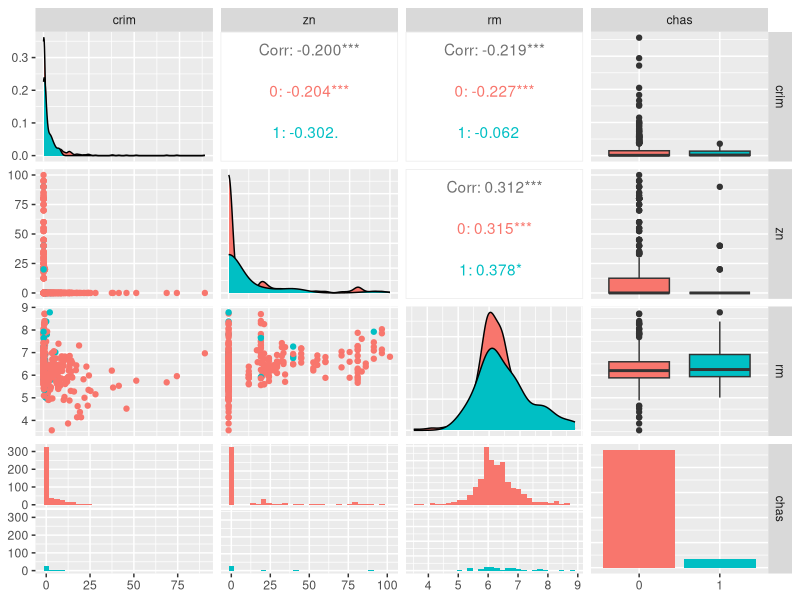
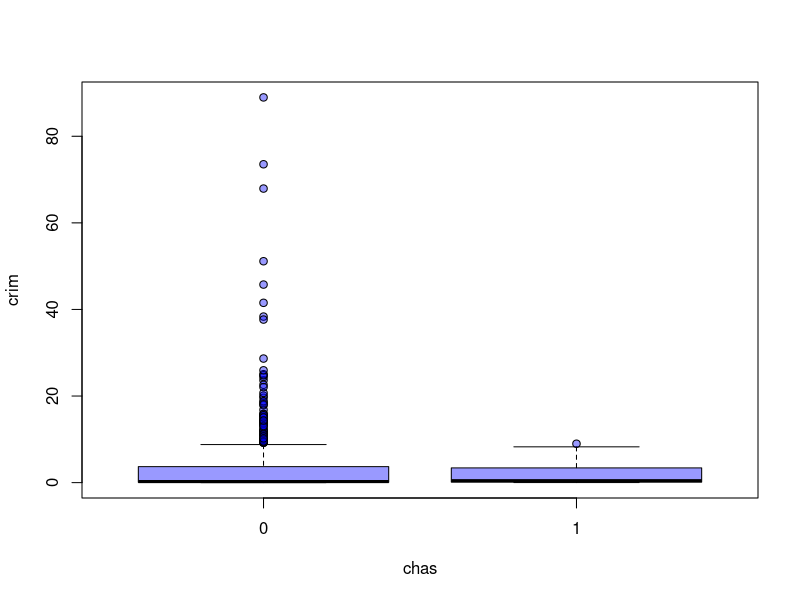
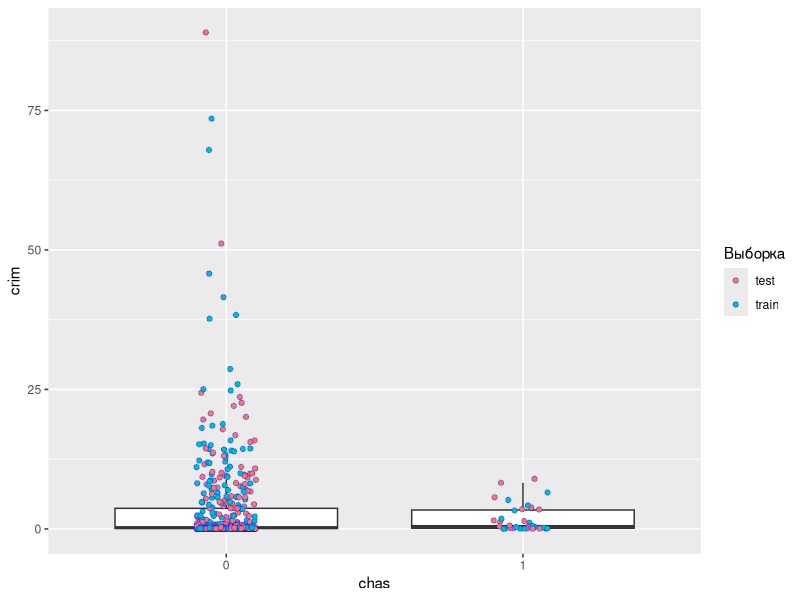
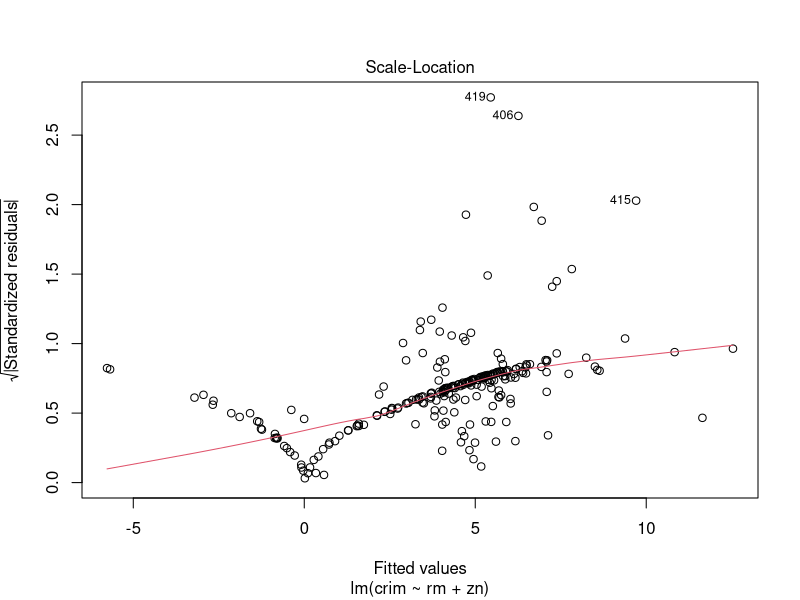
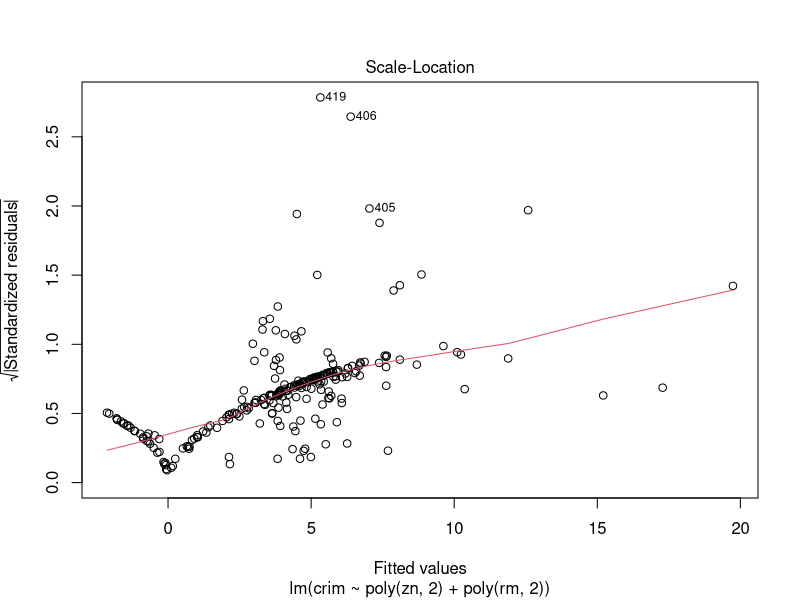

Source code (R) for these figures, in order:
## ---- chunk 1
library('MASS')
library('GGally')
library('boot')
knitr::opts_chunk$set(echo = TRUE)
my.seed <- 1
## ---- chunk 2
DF.Boston <- subset(Boston, select = c(crim, zn, rm, chas))
head(DF.Boston)
summary(DF.Boston)
DF.Boston$chas <- as.factor(DF.Boston$chas)
## ---- chunk 3
#графики разброса
ggpairs(DF.Boston[],ggplot2::aes(color = chas))
#только crim ~ chas
plot(DF.Boston$chas, DF.Boston$crim,
     xlab = 'chas', ylab = 'crim', pch = 21,
     col = rgb(0,0,1,alpha = 0.4), bg = rgb(0,0,1, alpha = 0.4))
## ---- chunk 4
n <- nrow(DF.Boston) #общее число наблюдений
train.precent <- 0.5
set.seed(my.seed)
inTrain <- sample(1:n, n * train.precent)
#Фактические значения Y на тестовой выборке
y.test.fact <- DF.Boston$crim[-inTrain]
#разными цветами обучающую и тестовую

#plot(DF.Boston$chas[inTrain], DF.Boston$crim[inTrain],
#     xlab = 'chas', ylab = 'crim', pch = 21,
#     col = rgb(0, 0, 1, alpha = 0.4), bg = rgb(0, 0, 1, alpha = 0.4))
#points(DF.Boston$chas[-inTrain], DF.Boston$crim[-inTrain],
#       pch = 21, col = rgb(1, 0, 0, alpha = 0.4), 
#       bg = rgb(1, 0, 0, alpha = 0.4))
#legend('topright', 
#       pch = c(16, 16), col = c('blue', 'red'), legend = c('test', 'train'))


#ggplot(DF.Boston, aes(x = chas, y = crim)) + 
#  geom_boxplot(outlier.shape=NA) + #avoid plotting outliers twice
#  geom_jitter(position = position_jitter(width = .1, height = 0))
DF.Boston$Выборка <- 1
DF.Boston$Выборка[inTrain] <- 2
DF.Boston$Выборка <- as.factor(DF.Boston$Выборка)
levels(DF.Boston$Выборка) <- c('test','train')
ggplot(
  DF.Boston, aes(x = chas, y = crim)) + 
  geom_boxplot(outlier.shape=NA) + 
  geom_jitter(aes(bg = Выборка),position = position_jitter(width = .1, height = 0),
  pch = 21, col = rgb(0, 0, 1, alpha = 0.4)
  )

## ---- chunk 5
attach(DF.Boston)
#подгонка модели на обучающей выборке
fit.lm.1 <- lm(crim ~ rm + zn, subset = inTrain)
# прогноз на тестовую
y.test.lm.1 <- predict(fit.lm.1, DF.Boston[-inTrain, ])
#MSE на тестовой выборке
MSE.lm.1 <- mean((y.test.fact - y.test.lm.1)^2)
detach(DF.Boston)
MSE.lm.1
## ---- chunk 6
attach(DF.Boston)
#подгонка модели на обучающей выборке
fit.lm.1_1 <- lm(crim ~ rm + zn + chas, subset = inTrain)
# прогноз на тестовую
y.test.lm.1_1 <- predict(fit.lm.1_1, DF.Boston[-inTrain, ])
#MSE на тестовой выборке
MSE.lm.1_1 <- mean((y.test.fact - y.test.lm.1_1)^2)
detach(DF.Boston)
MSE.lm.1_1

## ---- chunk 7
attach(DF.Boston)
# подгонка модели на обучающей выборке
fit.lm.2 <- lm(crim ~ poly(zn, 2) + poly(rm, 2), subset = inTrain)
# прогноз на тестовую
y.test.lm.2 <- predict(fit.lm.2, DF.Boston[-inTrain, ])
# считаем MSE на тестовой выборке
MSE.lm.2 <- round(mean((y.test.fact - y.test.lm.2)^2), 2)
detach(DF.Boston)
MSE.lm.2
## ---- chunk 8
attach(DF.Boston)
# подгонка модели на обучающей выборке
fit.lm.2_1 <- lm(crim ~ poly(zn, 2) + poly(rm, 2) + chas, subset = inTrain)
# прогноз на тестовую
y.test.lm.2_1 <- predict(fit.lm.2_1, DF.Boston[-inTrain, ])
# считаем MSE на тестовой выборке
MSE.lm.2_1 <- round(mean((y.test.fact - y.test.lm.2_1)^2), 2)
detach(DF.Boston)
MSE.lm.2_1
## ---- chunk 9
attach(DF.Boston)
# подгонка модели на обучающей выборке
fit.lm.3 <- lm(crim ~ poly(zn, 3) + poly(rm, 3), subset = inTrain)
# прогноз на тестовую
y.test.lm.3 <- predict(fit.lm.3, DF.Boston[-inTrain, ])
# считаем MSE на тестовой выборке
MSE.lm.3 <- round(mean((y.test.fact - y.test.lm.3)^2), 2)
detach(DF.Boston)
MSE.lm.3
## ---- chunk 10
attach(DF.Boston)
# подгонка модели на обучающей выборке
fit.lm.3_1 <- lm(crim ~ poly(zn, 3) + poly(rm, 3) + chas, subset = inTrain)
# прогноз на тестовую
y.test.lm.3_1 <- predict(fit.lm.3_1, DF.Boston[-inTrain, ])
# считаем MSE на тестовой выборке
MSE.lm.3_1 <- round(mean((y.test.fact - y.test.lm.3_1)^2), 2)
detach(DF.Boston)
MSE.lm.3_1

## ---- chunk 11
# подгонка линейной модели на обучающей выборке
fit.glm <- glm(crim ~ chas, data = DF.Boston)
# считаем LOOCV-ошибку
cv.err <- cv.glm(DF.Boston, fit.glm)
# результат: первое число -- по формуле LOOCV-ошибки
#  второе -- с поправкой на смещение
cv.err$delta[1]
## ---- chunk 12
# вектор с LOOCV-ошибками
cv.err.loocv <- rep(0, 5)
# имена элементов вектора
names(cv.err.loocv) <- 1:5
# цикл по степеням полиномов
for (i in 1:5) {
  # оценка модели
  fit.glm <- glm(crim ~ poly(zn, i) + poly(rm, i), data = DF.Boston)
  # расчёт ошибки
  cv.err.loocv[i] <- cv.glm(DF.Boston, fit.glm)$delta[1]
}
# результат
cv.err.loocv

## ---- chunk 13
# вектор с LOOCV-ошибками
cv.err.loocv_1 <- rep(0, 5)
# имена элементов вектора
names(cv.err.loocv_1) <- 1:5
# цикл по степеням полиномов
for (i in 1:5) {
  # оценка модели
  fit.glm <- glm(crim ~ poly(zn, i) + poly(rm, i) + chas, data = DF.Boston)
  # расчёт ошибки
  cv.err.loocv_1[i] <- cv.glm(DF.Boston, fit.glm)$delta[1]
}
# результат
cv.err.loocv_1
## ---- chunk 14
# оценим точность полиномиальных моделей, меняя степень

# вектор с ошибками по 5-кратной кросс-валидации

cv.err.k.fold.5 <- rep(0, 5)
# имена элементов вектора
names(cv.err.k.fold.5) <- 1:5

# цикл по степеням полиномов
for (i in 1:5) {
  # оценка модели
  fit.glm <- glm(crim ~ poly(zn, i) + poly(rm, i), data = DF.Boston)
  # расчёт ошибки
  cv.err.k.fold.5[i] <- cv.glm(DF.Boston, fit.glm, K = 5)$delta[1]
}

# результат
cv.err.k.fold.5

cv.err.k.fold.5_1 <- rep(0, 5)
# имена элементов вектора
names(cv.err.k.fold.5_1) <- 1:5

# цикл по степеням полиномов
for (i in 1:5) {
  # оценка модели
  fit.glm <- glm(crim ~ poly(zn, i) + poly(rm, i) + chas, data = DF.Boston)
  # расчёт ошибки
  cv.err.k.fold.5_1[i] <- cv.glm(DF.Boston, fit.glm, K = 5)$delta[1]
}

# результат
cv.err.k.fold.5_1

# вектор с ошибками по 10-кратной кросс-валидации
cv.err.k.fold.10 <- rep(0, 5)
# имена элементов вектора
names(cv.err.k.fold.10) <- 1:5

# цикл по степеням полиномов
for (i in 1:5) {
  # оценка модели
  fit.glm <- glm(crim ~ poly(zn, i) + poly(rm, i), data = DF.Boston)
  # расчёт ошибки
  cv.err.k.fold.10[i] <- cv.glm(DF.Boston, fit.glm, K = 10)$delta[1]
}

# результат
cv.err.k.fold.10

cv.err.k.fold.10_1 <- rep(0, 5)
# имена элементов вектора
names(cv.err.k.fold.10_1) <- 1:5

# цикл по степеням полиномов
for (i in 1:5) {
  # оценка модели
  fit.glm <- glm(crim ~ poly(zn, i) + poly(rm, i) + chas, data = DF.Boston)
  # расчёт ошибки
  cv.err.k.fold.10_1[i] <- cv.glm(DF.Boston, fit.glm, K = 10)$delta[1]
}

# результат
cv.err.k.fold.10_1
## ---- chunk 15
# записываем все ошибки в таблицу
df.MSE <- data.frame(Модель = c('Линейная', 'Полином 2 степени',
                                'Полином 3 степени',
                              rep(paste('Полином', 1:5, 'степени'), 3)),
          Проверка.точности = c(rep('Проверочная выборка 50%', 3),
                                rep('LOOCV', 5),
                                rep('Кросс-валидация, k = 5', 5),
                                rep('Кросс-валидация, k = 10', 5)),
          MSE = round(c(MSE.lm.1, MSE.lm.2, MSE.lm.3,
                      cv.err.loocv, cv.err.k.fold.10, cv.err.k.fold.5), 2),
          MSE = round(c(MSE.lm.1_1, MSE.lm.2_1, MSE.lm.3_1,
                      cv.err.loocv_1, cv.err.k.fold.10_1, cv.err.k.fold.5_1), 2))

# все модели по возрастанию ошибки
df.MSE[order(df.MSE$MSE), ]
## ---- chunk 16
# функция для расчёта коэффициентов ПЛР по выборке из данных
boot.fn <- function(data, index){
  coef(lm(crim ~ chas, data = data, subset = index))
}
boot.fn(DF.Boston, 1:n)
## ---- chunk 17
set.seed(my.seed)
boot.fn(DF.Boston, sample(n, n, replace = T))
## ---- chunk 18
boot(DF.Boston, boot.fn, 1000)
## ---- chunk 19
summary(fit.lm.1)$coef
summary(fit.lm.1_1)$coef
## ---- chunk 20
plot(fit.lm.1, 3)
## ---- chunk 21
boot.fn.2 <- function(data, index){
  coef(lm(crim ~ poly(zn, 2) + poly(rm, 2), data = data, subset = index))
}
# применим функцию к 1000 бутсреп-выборкам
set.seed(my.seed)
boot(DF.Boston, boot.fn.2, 1000)
## ---- chunk 22
summary(fit.lm.2)$coef
summary(fit.lm.2_1)$coef
## ---- chunk 23
plot(fit.lm.2, 3)
